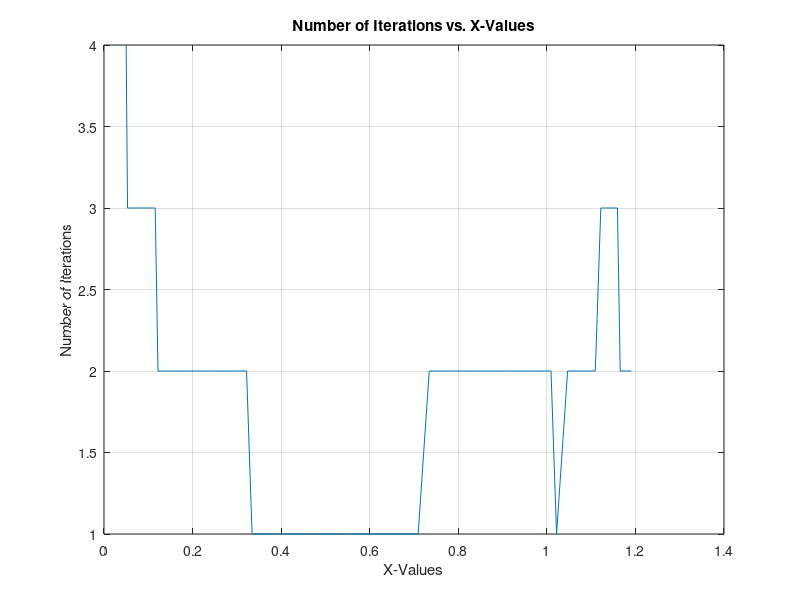
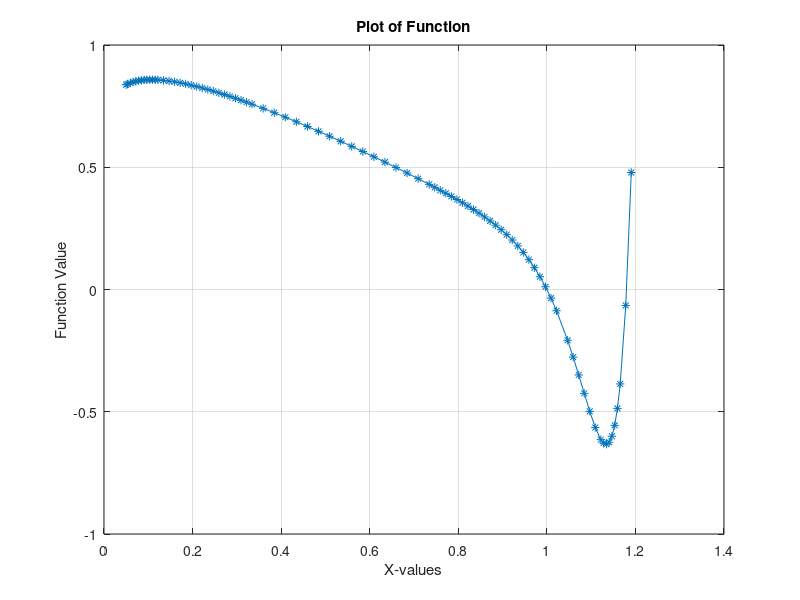

Here is the MATLAB script that generated these plots, in order: (Note: this script raises an error after producing the figures.)
%%%%%%%%%%%% Task 1
close all
clear 
clc

%Step 1: Define Anonymous Function

fx = @(x) (x^0.1) * (1.18-x) * (1-(exp(20*(x-1))));

%Step 2: Define Uppper and Lower x bounds

x0 = 0.05;
xf = 1.2;

%Step 3: Define intial h1 and h2 values

h1 = 0.05;
h2 = 0.025;
h = [h1;h2]; %Creates step size vector

%Step 4: Define Error Criterion

Es = 0.1; %Units in percent

%Step 5: Calculate O(h^2) using centered finite difference
k = 1;
j = 0;
Ea = 100;
f = 0; %Sets counter for plot for part B
x= x0;
p = 0;
while x < xf
h = [h1;h2]; %Creates step size vector
p = p+1;
i = 0; %iteration number
Ea = 100;
D(1,1) = (fx(x+h(1,1)) - fx(x-h(1,1)))/(2*h(1,1));
while Ea > 0.1 
    i= i+1;
    D(i+1,1) = (fx(x+h(i+1,1)) - fx(x-h(i+1,1)))/(2*h(i+1,1)); %CFD
 
        for k = 2:i+1
            j = 2 + i - k;
            
            D(j,k) = (((4^(k-1)) * (D(j+1,k-1))) - (D(j,k-1))) / (4^(k-1) - 1); %Richardson's Extrapolation
        end
        Ea(j,1) = abs((D(j,k) - D(j+1,k-1))/ (D(j,k)))*100; %Calculates Percent Error
        if Ea > Es
            g = size(h,1);
            h(g+1,1) = h(g,1)/2;
        end
end
f = f+1;
iter(p) = i; 
derv(p) = x; %Counts the x-values (Points where derivative is calculated at) 
xii(f) = h(k,1) + derv(p); %Calculates x-value one step size greater than x-value used to calculate derivative
xi(f) = derv(p) - h(k,1); %Calculates x-value one step size smaller than x-value used to calculate derivative
di(f) = D(1,k);
g = size(h,1);
x = x+h(g,1);
end

%Plots for part A
figure (1)
plot(derv,iter);
title 'Number of Iterations vs. X-Values'
xlabel 'X-Values'
ylabel 'Number of Iterations'
grid on

%Plots for part B
[n,m] = size(derv);
for i = 1:m
    func(1,i) = fx(derv(1,i));
    func1(1,i) = fx(xi(1,i)); %Evaluates function at xi-1
    func2(1,i) = fx(xii(1,i)); %Evalutes function at xi+1
end 
figure (2)
plot(derv,func,'-*','MarkerFaceColor','blue');
title 'Plot of Function'
xlabel 'X-values'
ylabel 'Function Value'
grid on

hold on
scatter(derv,func1,'.','red');

hold on
scatter(derv,func2,'.','red');
legend('Points Used to Calculate','Points Used to Evaluate');

%Plot for part D
figure (3)
plot(derv,di);
title 'Derivative vs. X-Values'
xlabel 'X-Values'
ylabel 'Derivative of Function'
grid on

%%%%%%%%%%%% Task 2

close all
clear
clc

%%%%%%%%%%Euler's Method and Bisection Method (Part A)

%Step 1: Define Boundary Conditions

To = 10; %Units of degrees celsius
Tf = 275; %T(17) in units of degress celsius
h_prime2 = 5.5*10^-8;
Ta = 30; %Units of degrees celsius
h = 0.001; %Step size for Euler's Method
Es = 0.01; %Units in percent (Stopping Criterion)
Ea = 100; %Units in percent (Initial approximate error)
iter = 17/h; %Number of iterations needed to evaluate over entire interval
x0 = 0; %Starting point on x-axis
zl = 6; %Lower initial guess for Bisection
zu = 8; %Upper initial guess for Bisection
k = 0; %Counter for Bisection Iterations

%Step 2: Define anonymous functions for Euler's Method

Ti = @(T,z) T + z*h; %Equation 1
zi = @(T,z) z + (h_prime2*(T-Ta)^4)*(h); %Equation 2

%Step 3: Create Loop for Euler's Method

while Ea > Es
    %Perform Bisection Method
    zr = (zl + zu)/2;
    %Perform Euler's Method
    for i = 1:iter
        if i == 1
            x_a(i,1) = x0;
        else
            x_a(i,1) = x_a(i-1,1) + h;
        end
        if i == 1
            T_a(i) = (Ti(To,zr));
            z_a(i) = (zi(To,zr));
        else
            T_a(i) = (Ti(T_a(i-1),z_a(i-1)));
            z_a(i) = (zi(T_a(i-1),z_a(i-1)));
        end
    end
    %Continue with Bisection Method
    Ea = abs((Tf - T_a(end))/(Tf))*100;
    g = Tf - T_a(end);
    if g > 0
        zl = zr;
    elseif g < 0
        zu = zr;
    else
        zroot = zr;
    end
    k = k+1;
end
figure (1)
plot (x_a,T_a);
title 'Temperature vs. X-Values'
xlabel 'X-Values'
ylabel 'Temperature (Celsius)'
hold on
%%%%%%%%%%Begin Part B
zl = 6;
zu = 8;
Ea = 100;
Es = .01;
hnew = input('Coarser Step Size =')
iter1 = 17/hnew;
p = 0;
%Define new anonymous functions
Tii = @(T,z) T + z*hnew; %Equation 1
zii = @(T,z) z + (h_prime2*(T-Ta)^4)*(hnew); %Equation 2
while Ea > Es
    %Perform Bisection Method
    zr = (zl + zu)/2;
    %Perform Euler's Method
    for i = 1:iter1
        if i == 1
            x_b(i,1) = x0;
        else
            x_b(i,1) = x_b(i-1,1) + hnew;
        end
        if i == 1
            T_b(i) = (Tii(To,zr));
            z_b(i) = (zii(To,zr));
        else
            T_b(i) = (Tii(T_b(i-1),z_b(i-1)));
            z_b(i) = (zii(T_b(i-1),z_b(i-1)));
        end
    end
    %Continue with Bisection Method
    Ea = abs((Tf - T_b(end))/(Tf))*100;
    g = Tf - T_b(end);
    if g > 0
        zl = zr;
    elseif g < 0
        zu = zr;
    else
        zroot = zr;
    end
    p = p+1;
end
[n,m] = size(T_b);
[x_val,indx] = intersect(roundn(x_a,-5),roundn(x_b,-5));
T_d = T_a(indx);
for s = 1:m
    E(s) = abs((T_d(s) - T_b(s))/(T_d(s)))*100;
end
w = max(E);
disp('Maximum Error =');
disp(w);
if w > 0.5
    disp('Use smaller step size')
elseif w < 0.5
    disp('Use greater step size')
else
    disp('Step size achieved error of 0.5% exactly')
end

figure (1)
plot (x_b,T_b);
%%%%%%%%%%Begin Part C

%Step 2: Define New Constants



%Step 1: Define K-functions
Ea_c = 100; %Units in percent
Es_c = .01; %Units in percent
z(1) = 6;

while Ea_c > Es_c
    for i = 1:iter
        if i == 1
            x_c(i,1) = x0;
        else
            x_c(i,1) = x_c(i-1,1) + h;
        end
        if i == 1
            k1_T(i) = Ti(To,z);%K11
            k1_z(i) = zi(To,z);%K12
            
            a = To + ((k1_T(i))*(h/2));
            b = z + ((k1_z(i))*(h/2));
            
            k2_T(i) = Ti(a,b);
            k2_z(i) = zi(a,b);
            
            c = To + ((k2_T(i))*(h/2));
            d = z + ((k2_z(i))*(h/2));
            
            k3_T(i) = Ti(c,d);
            k3_z(i) = zi(c,d);
            
            e = To + ((k3_T(i))*h);
            f = z + ((k3_z(i))*h);
            
            k4_T(i) = Ti(e,f);
            k4_z(i) = zi(e,f);
            
            T_c (i) = To + ((1/6) * (k1_T(i) + 2*k2_T(i) + 2*k3_T(i) + k4_T(i)))*h;
            z_c(i) = z + ((1/6) * (k1_z(i) + (2*k2_z(i)) + (2*k3_z(i)) +k4_z(i)))*h;
        else
            k1_T(i) = Ti(T_c(i-1),z_c(i-1));%K11
            k1_z(i) = zi(T_c(i-1),z_c(i-1));%K12
            
            a(i) = T_c(i-1) + ((k1_T(i))*(h/2));
            b(i) = z_c(i-1) + ((k1_z(i))*(h/2));
            
            k2_T(i) = Ti(a(i),b(i));
            k2_z(i) = zi(a(i),b(i));
            
            c(i) = T_c(i-1) + ((k2_T(i))*(h/2));
            d(i) = z_c(i-1) + ((k2_z(i))*(h/2));
            
            k3_T(i) = Ti(c(i),d(i));
            k3_z(i) = zi(c(i),d(i));
            
            e(i) = T_c(i-1) + ((k3_T(i))*h);
            f(i) = z_c(i-1) + ((k3_z(i))*h);
            
            k4_T(i) = Ti(e(i),f(i));
            k4_z(i) = zi(e(i),f(i));
            
            T_c (i) = T_c(i-1) + ((1/6) * (k1_T(i) + (2*k2_T(i)) + (2*k3_T(i)) +k4_T(i)))*h;
            z_c(i) = z_c(i-1) + ((1/6) * (k1_z(i) + (2*k2_z(i)) + (2*k3_z(i)) +k4_z(i)))*h;
            
        end
    end
    Ea_c(i) = abs((Tf - T_c(end))/(Tf))*100;
    g = Tf - T_c(end);
end

Ea_c = 100; %Units in percent
Es_c = .01; %Units in percent
z(1) = 8;

while Ea_c > Es_c
    for i = 1:iter
        if i == 1
            x_c(i,1) = x0;
        else
            x_c(i,1) = x_c(i-1,1) + h;
        end
        if i == 1
            k1_T(i) = Ti(To,z);%K11
            k1_z(i) = zi(To,z);%K12
            
            a = To + ((k1_T(i))*(h/2));
            b = z + ((k1_z(i))*(h/2));
            
            k2_T(i) = Ti(a,b);
            k2_z(i) = zi(a,b);
            
            c = To + ((k2_T(i))*(h/2));
            d = z + ((k2_z(i))*(h/2));
            
            k3_T(i) = Ti(c,d);
            k3_z(i) = zi(c,d);
            
            e = To + ((k3_T(i))*h);
            f = z + ((k3_z(i))*h);
            
            k4_T(i) = Ti(e,f);
            k4_z(i) = zi(e,f);
            
            T_c (i) = To + ((1/6) * (k1_T(i) + 2*k2_T(i) + 2*k3_T(i) + k4_T(i)))*h;
            z_c(i) = z + ((1/6) * (k1_z(i) + (2*k2_z(i)) + (2*k3_z(i)) +k4_z(i)))*h;
        else
            k1_T(i) = Ti(T_c(i-1),z_c(i-1));%K11
            k1_z(i) = zi(T_c(i-1),z_c(i-1));%K12
            
            a(i) = T_c(i-1) + ((k1_T(i))*(h/2));
            b(i) = z_c(i-1) + ((k1_z(i))*(h/2));
            
            k2_T(i) = Ti(a(i),b(i));
            k2_z(i) = zi(a(i),b(i));
            
            c(i) = T_c(i-1) + ((k2_T(i))*(h/2));
            d(i) = z_c(i-1) + ((k2_z(i))*(h/2));
            
            k3_T(i) = Ti(c(i),d(i));
            k3_z(i) = zi(c(i),d(i));
            
            e(i) = T_c(i-1) + ((k3_T(i))*h);
            f(i) = z_c(i-1) + ((k3_z(i))*h);
            
            k4_T(i) = Ti(e(i),f(i));
            k4_z(i) = zi(e(i),f(i));
            
            T_c (i) = T_c(i-1) + ((1/6) * (k1_T(i) + (2*k2_T(i)) + (2*k3_T(i)) +k4_T(i)))*h;
            z_c(i) = z_c(i-1) + ((1/6) * (k1_z(i) + (2*k2_z(i)) + (2*k3_z(i)) +k4_z(i)))*h;
            
        end
    end
    Ea_c(i) = abs((Tf - T_c(end))/(Tf))*100;
    g = Tf - T_c(end);
end


